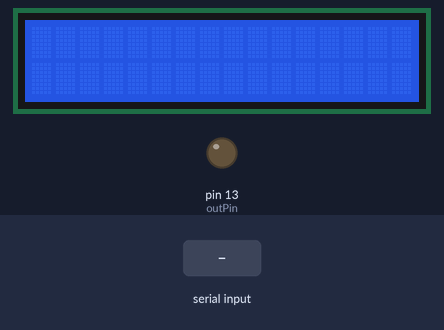
Bench run of a sketch on a simulated Arduino Uno, built with avr-gcc and run on an emulated ATmega328P. Parts: 16×2 character LCD, output pins drawn as LEDs (lit = HIGH). Inputs (shaded band) come from the test bench. What the sketch prints to the serial monitor is not drawn.

Above: at 1.2 s.
1.3 s: "1" received over Serial
At 2.9 s:
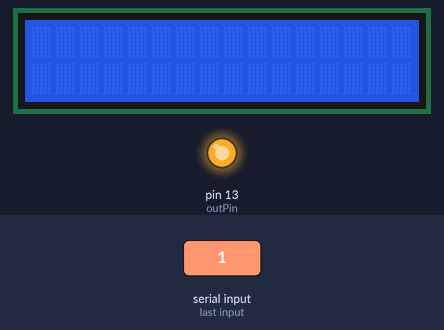
3.3 s: "0" received over Serial
At 3.7 s:
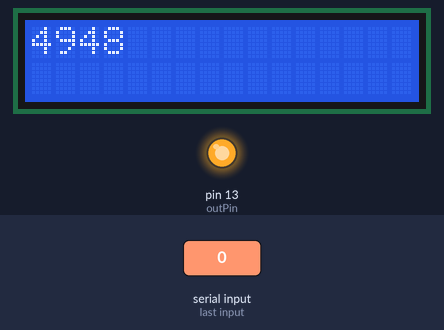
5.3 s: "n" received over Serial
At 6.6 s:
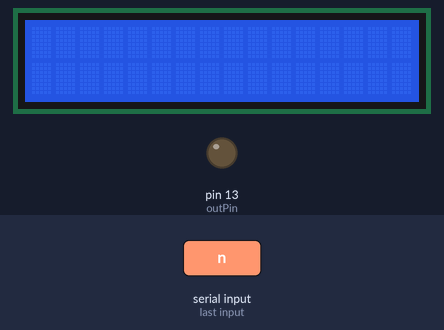
Timing chart, 0 to 8.3 s (numbered marks = the images above; inputs shaded):
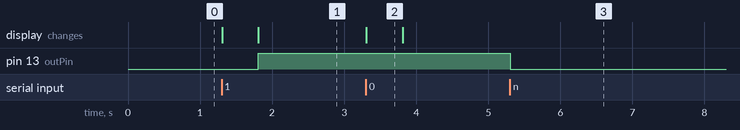

Measured:
- after the input at 1.3 s, pin 13 (outPin): LOW → HIGH after 0.51 s; the display: first changes at once (image 1 shows a later state)
- after the input at 3.3 s, the display: changes at once (image 2)
- after the input at 5.3 s, pin 13 (outPin): HIGH → LOW at once
- what the display in image 2 shows lasts 0.5 s, from 3.3 s to 3.8 s

The sketch:

gmail_arduino.ino
```cpp
#include <LiquidCrystal.h>

LiquidCrystal lcd(12,11,5,4,3,2);
int outPin = 13;
int mail = LOW;
 String email= "";
int val;

void setup()
{
 pinMode(outPin, OUTPUT);
 Serial.begin(9600);
 lcd.begin(16,2);
 pinMode(outPin,OUTPUT);
 mail = LOW;
}

void loop()
{
  lcd.clear();
  lcd.setCursor(0,0);
 if (Serial.available())
 {
   lcd.print("connected");
   lcd.setCursor(0,1);
   val = Serial.read();
   Serial.println(val);

   if (val == 110)
   {
     mail = LOW;
      lcd.clear();
   }

   else if (val !=110) //109 = m in dec
   {
     lcd.clear();
     email += val;
     mail=HIGH;
     getEmail();
     printEmail();
   }

 }
 if(mail == HIGH){

 digitalWrite(outPin, mail);

}
else{
      digitalWrite(outPin, LOW);
  }

}


void getEmail(){
    while(Serial.available()>0){
      char nextChar = Serial.read();
      email += nextChar;
    }
}


void printEmail(){
  int emailLength = email.length();
  lcd.setCursor(0,0);
  lcd.print(email);
  delay(500);
  for (int positionCounter = 0; positionCounter <emailLength-12; positionCounter++) {
    lcd.scrollDisplayLeft();
    delay(500);
  }
  lcd.clear();
  lcd.print(email);

}
```
